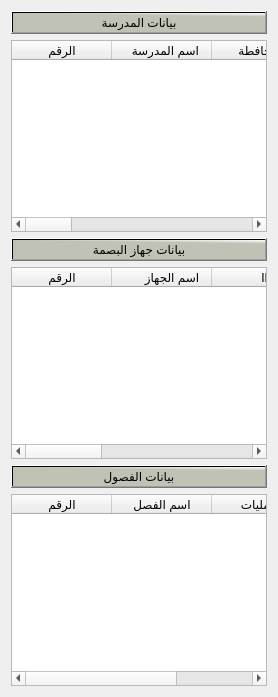
             <widget class="QWidget" name="tab_10">
              <attribute name="title">
               <string>بيانات المدرسة والجهاز و الفصول و المواد</string>
              </attribute>
              <layout class="QVBoxLayout" name="verticalLayout_39">
               <item>
                <layout class="QVBoxLayout" name="verticalLayout_70">
                 <item>
                  <layout class="QVBoxLayout" name="verticalLayout_71">
                   <item>
                    <widget class="QPushButton" name="pushButton_15">
                     <property name="styleSheet">
                      <string notr="true">background-color: qlineargradient(spread:pad, x1:0.964478, y1:0.193, x2:1, y2:0, stop:0 rgba(191, 194, 181, 255), stop:1 rgba(255, 255, 255, 255));
color:rgb(0, 0, 0);
  font: 75 15pt &quot;Motken K Sina&quot;;
color:rgb(0, 0, 0)</string>
                     </property>
                     <property name="text">
                      <string>بيانات المدرسة</string>
                     </property>
                    </widget>
                   </item>
                   <item>
                    <layout class="QVBoxLayout" name="verticalLayout_72">
                     <item>
                      <widget class="QTableWidget" name="tblSchoolData">
                       <property name="styleSheet">
                        <string notr="true">QTableWidget {
    background-color: #FFFFFF;
    alternate-background-color:rgb(0, 0, 0);
    font: 9pt &quot;PT Bold Heading&quot;;
    font-weight: bold;
 color:rgb(0, 0, 0)
}

 background-color: qlineargradient(spread:pad, x1:0.964478, y1:0.193, x2:1, y2:0, stop:0 rgba(191, 194, 181, 255), stop:1 rgba(255, 255, 255, 255));
color:rgb(0, 0, 0);</string>
                       </property>
                       <column>
                        <property name="text">
                         <string>الرقم</string>
                        </property>
                       </column>
                       <column>
                        <property name="text">
                         <string>  اسم المدرسة</string>
                        </property>
                       </column>
                       <column>
                        <property name="text">
                         <string>المحافطة</string>
                        </property>
                       </column>
                       <column>
                        <property name="text">
                         <string>المديرية</string>
                        </property>
                       </column>
                       <column>
                        <property name="text">
                         <string>القرية أوالعزلة</string>
                        </property>
                       </column>
                       <column>
                        <property name="text">
                         <string>  المستوى الأكاديمي</string>
                        </property>
                       </column>
                       <column>
                        <property name="text">
                         <string>     نوع الطلاب</string>
                        </property>
                       </column>
                       <column>
                        <property name="text">
                         <string>تاريخ الانشاء</string>
                        </property>
                       </column>
                       <column>
                        <property name="text">
                         <string>تاريخ التعديل</string>
                        </property>
                       </column>
                       <column>
                        <property name="text">
                         <string>العمليات</string>
                        </property>
                       </column>
                      </widget>
                     </item>
                    </layout>
                   </item>
                  </layout>
                 </item>
                 <item>
                  <layout class="QVBoxLayout" name="verticalLayout_73">
                   <item>
                    <widget class="QPushButton" name="pushButton_18">
                     <property name="styleSheet">
                      <string notr="true">background-color: qlineargradient(spread:pad, x1:0.964478, y1:0.193, x2:1, y2:0, stop:0 rgba(191, 194, 181, 255), stop:1 rgba(255, 255, 255, 255));
color:rgb(0, 0, 0);
  font: 75 15pt &quot;Motken K Sina&quot;;
color:rgb(0, 0, 0)</string>
                     </property>
                     <property name="text">
                      <string>بيانات جهاز البصمة</string>
                     </property>
                    </widget>
                   </item>
                   <item>
                    <layout class="QVBoxLayout" name="verticalLayout_74">
                     <item>
                      <widget class="QTableWidget" name="tblDiveceData">
                       <property name="styleSheet">
                        <string notr="true">QTableWidget {
    background-color: #FFFFFF;
    alternate-background-color:rgb(0, 0, 0);
    font: 9pt &quot;PT Bold Heading&quot;;
    font-weight: bold;
 color:rgb(0, 0, 0)
}

 background-color: qlineargradient(spread:pad, x1:0.964478, y1:0.193, x2:1, y2:0, stop:0 rgba(191, 194, 181, 255), stop:1 rgba(255, 255, 255, 255));
color:rgb(0, 0, 0);</string>
                       </property>
                       <column>
                        <property name="text">
                         <string>الرقم</string>
                        </property>
                       </column>
                       <column>
                        <property name="text">
                         <string>      اسم الجهاز</string>
                        </property>
                       </column>
                       <column>
                        <property name="text">
                         <string>   IP</string>
                        </property>
                       </column>
                       <column>
                        <property name="text">
                         <string>رقم المنفذ</string>
                        </property>
                       </column>
                       <column>
                        <property name="text">
                         <string>         حالة</string>
                        </property>
                       </column>
                       <column>
                        <property name="text">
                         <string>العمليات</string>
                        </property>
                       </column>
                      </widget>
                     </item>
                    </layout>
                   </item>
                  </layout>
                 </item>
                 <item>
                  <layout class="QHBoxLayout" name="horizontalLayout_37">
                   <item>
                    <layout class="QVBoxLayout" name="verticalLayout_75">
                     <item>
                      <widget class="QPushButton" name="pushButton_20">
                       <property name="styleSheet">
                        <string notr="true">background-color: qlineargradient(spread:pad, x1:0.964478, y1:0.193, x2:1, y2:0, stop:0 rgba(191, 194, 181, 255), stop:1 rgba(255, 255, 255, 255));
color:rgb(0, 0, 0);
  font: 75 15pt &quot;Motken K Sina&quot;;
color:rgb(0, 0, 0)</string>
                       </property>
                       <property name="text">
                        <string>بيانات الفصول</string>
                       </property>
                      </widget>
                     </item>
                     <item>
                      <layout class="QVBoxLayout" name="verticalLayout_76">
                       <item>
                        <widget class="QTableWidget" name="tblClassRoomData">
                         <property name="styleSheet">
                          <string notr="true">QTableWidget {
    background-color: #FFFFFF;
    alternate-background-color:rgb(0, 0, 0);
    font: 9pt &quot;PT Bold Heading&quot;;
    font-weight: bold;
 color:rgb(0, 0, 0)
}

 background-color: qlineargradient(spread:pad, x1:0.964478, y1:0.193, x2:1, y2:0, stop:0 rgba(191, 194, 181, 255), stop:1 rgba(255, 255, 255, 255));
color:rgb(0, 0, 0);</string>
                         </property>
                         <column>
                          <property name="text">
                           <string>الرقم</string>
                          </property>
                         </column>
                         <column>
                          <property name="text">
                           <string>اسم الفصل</string>
                          </property>
                         </column>
                         <column>
                          <property name="text">
                           <string>العمليات</string>
                          </property>
                         </column>
                        </widget>
                       </item>
                      </layout>
                     </item>
                    </layout>
                   </item>
                   <item>
                    <layout class="QVBoxLayout" name="verticalLayout_77">
                     <item>
                      <layout class="QVBoxLayout" name="verticalLayout_78">
                       <item>
                        <layout class="QVBoxLayout" name="verticalLayout_79"/>
                       </item>
                      </layout>
                     </item>
                     <item>
                      <layout class="QVBoxLayout" name="verticalLayout_80"/>
                     </item>
                    </layout>
                   </item>
                  </layout>
                 </item>
                </layout>
               </item>
              </layout>
             </widget>
